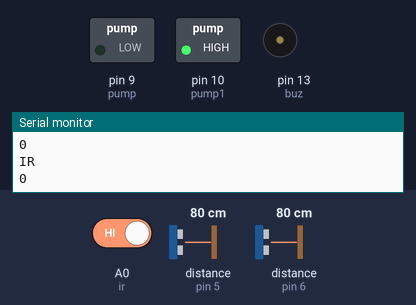
Bench run of a sketch on a simulated Arduino Uno, built with avr-gcc and run on an emulated ATmega328P. Parts: switched loads named in the sketch (green lamp = pin HIGH), buzzer (waves = sounding, pin HIGH), the last lines printed to the serial monitor. Wiring (inferred from the names in the program): 2 × ultrasonic range finder: trigger pin 7, echo pin 6 / trigger pin 8, echo pin 5. The test bench sets the inputs (shaded band); at power-on: distance to the obstacle (sensors on pin 6, pin 5) 80 cm, A0 (ir) HIGH. The echo pulse lasts 58.3 µs per cm; pins used as bus, display or sensor lines are not drawn.

Above: at 1.8 s.
1.9 s: distance to the obstacle (sensor on pin 6) set to 13 cm
3.7 s: distance to the obstacle (sensor on pin 6) set to 10 cm
At 5.9 s:
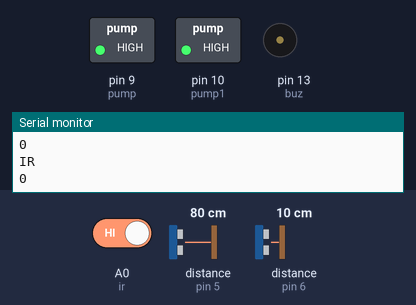
7.8 s: distance to the obstacle (sensor on pin 6) set to 18 cm
At 8.9 s:
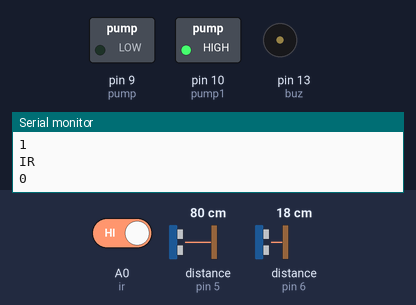
9.3 s: A0 (ir) driven LOW
At 11.2 s:
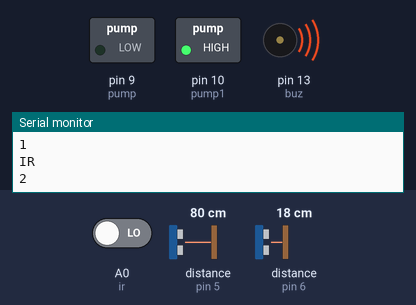
12.0 s: distance to the obstacle (sensor on pin 5) set to 12 cm
16.1 s: distance to the obstacle (sensor on pin 5) set to 9 cm
At 23.0 s:
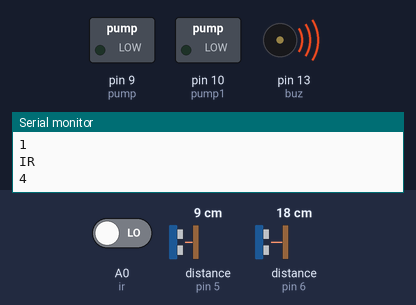
Timing chart, 0 to 30.0 s (numbered marks = the images above; inputs shaded):
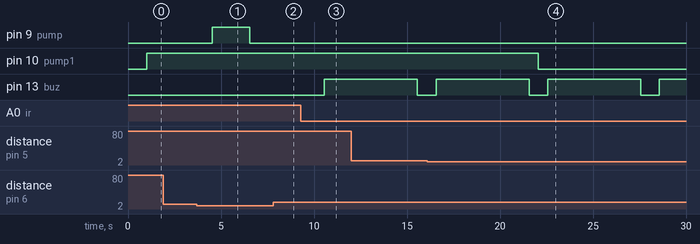

Measured:
- the behaviour switches between 12 and 11 cm on distance to the obstacle (sensor on pin 6) (found by bisection; images 0 and 1)
- the behaviour switches between 11 and 10 cm on distance to the obstacle (sensor on pin 5) (found by bisection; images 3 and 4)
- after the input at 3.7 s, pin 9 (pump): LOW → HIGH after 0.84 s, → LOW 2.0 s later
- after the input at 7.8 s, pin 9 (pump): stays LOW (without the input it goes to HIGH after 0.74 s)
- after the input at 9.3 s, pin 13 (buz): LOW → HIGH after 1.3 s
- after the input at 16.1 s, pin 10 (pump1): HIGH → LOW after 6.0 s

The sketch:

autorefilling.ino
```cpp
#define trig 7 //trigger pin of ultrasonic sensor
#define trig1 8 //trigger pin of ultrasonic1 sensor
#define echo 6 //Echo pin of ultrasonic sensor
#define echo1 5 //Echo pin of ultrasonic1 sensor
#define ir A0 // Output pin of IR sensor
#define buz 13 // For Buzzer
#define pump 9 //pump
#define pump1 10 //pump


int count1 =0; // counting number of persons by ultrasonic sensor
int count2=0; // counting number of persons by IR sensor sensor

void setup()
{
Serial.begin(9600);
pinMode(trig,OUTPUT);
pinMode(echo,INPUT);
pinMode(trig1,OUTPUT);
pinMode(echo1,INPUT);
digitalWrite(trig,LOW);
digitalWrite(trig1,LOW);
delayMicroseconds(2);
pinMode(buz,OUTPUT);
pinMode(ir,INPUT);
pinMode(pump,OUTPUT);
pinMode(pump1,OUTPUT);
while (!Serial);
Serial.begin(9600);
}

void loop()
{


//dispenser-----------------------------------------------------------------------------


digitalWrite(trig,HIGH);
delayMicroseconds(10);
digitalWrite(trig,LOW);

int t = pulseIn(echo,HIGH);

int d = (0.000001)*(34300*t)/2; // d is the distance calculated by ultrasonic sensor
delay(500);

if(d<=10)
{
  count1=count1+1;
digitalWrite(pump,HIGH);
delay(2000);
digitalWrite(pump,LOW);
delay(1000);


}
if (d>10)
{
digitalWrite(pump,LOW);
}

Serial.println("US");
Serial.println(count1);
if(digitalRead(ir) == LOW)
{
count2=count2+1;
}
Serial.println("IR");
Serial.println(count2);

if(count2 > count1)
{

digitalWrite(buz,HIGH);
delay(5000);
digitalWrite(buz,LOW);

}


//for refilling--------------------------------------------------------------------


digitalWrite(trig1,HIGH);
delayMicroseconds(10);
digitalWrite(trig1,LOW);

int t1 = pulseIn(echo1,HIGH);

int d1 = (0.000001)*(34300*t1)/2; // d is the distance calculated by ultrasonic sensor
delay(500);

if(d1>=20)
{
digitalWrite(pump1,HIGH);

}
if (d1<10)
{
digitalWrite(pump1,LOW);
}


}
```
